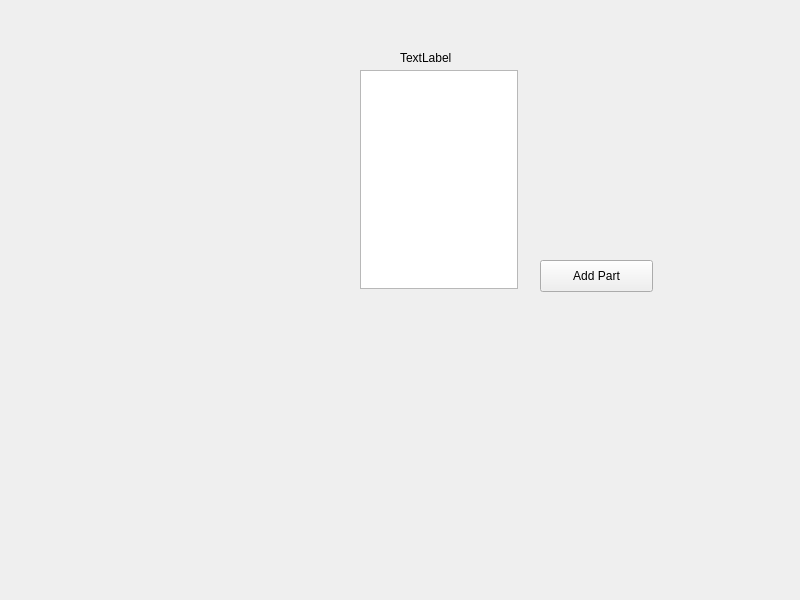
<?xml version="1.0" encoding="UTF-8"?>
<ui version="4.0">
 <class>MainWindow</class>
 <widget class="QMainWindow" name="MainWindow">
  <property name="geometry">
   <rect>
    <x>0</x>
    <y>0</y>
    <width>800</width>
    <height>600</height>
   </rect>
  </property>
  <property name="windowTitle">
   <string>MainWindow</string>
  </property>
  <widget class="QWidget" name="centralwidget">
   <widget class="QListView" name="liste">
    <property name="geometry">
     <rect>
      <x>360</x>
      <y>70</y>
      <width>158</width>
      <height>219</height>
     </rect>
    </property>
   </widget>
   <widget class="QLabel" name="nomCompte">
    <property name="geometry">
     <rect>
      <x>400</x>
      <y>50</y>
      <width>59</width>
      <height>16</height>
     </rect>
    </property>
    <property name="text">
     <string>TextLabel</string>
    </property>
   </widget>
   <widget class="QPushButton" name="addPart">
    <property name="geometry">
     <rect>
      <x>540</x>
      <y>260</y>
      <width>113</width>
      <height>32</height>
     </rect>
    </property>
    <property name="text">
     <string>Add Part</string>
    </property>
   </widget>
  </widget>
 </widget>
 <resources/>
 <connections/>
</ui>
